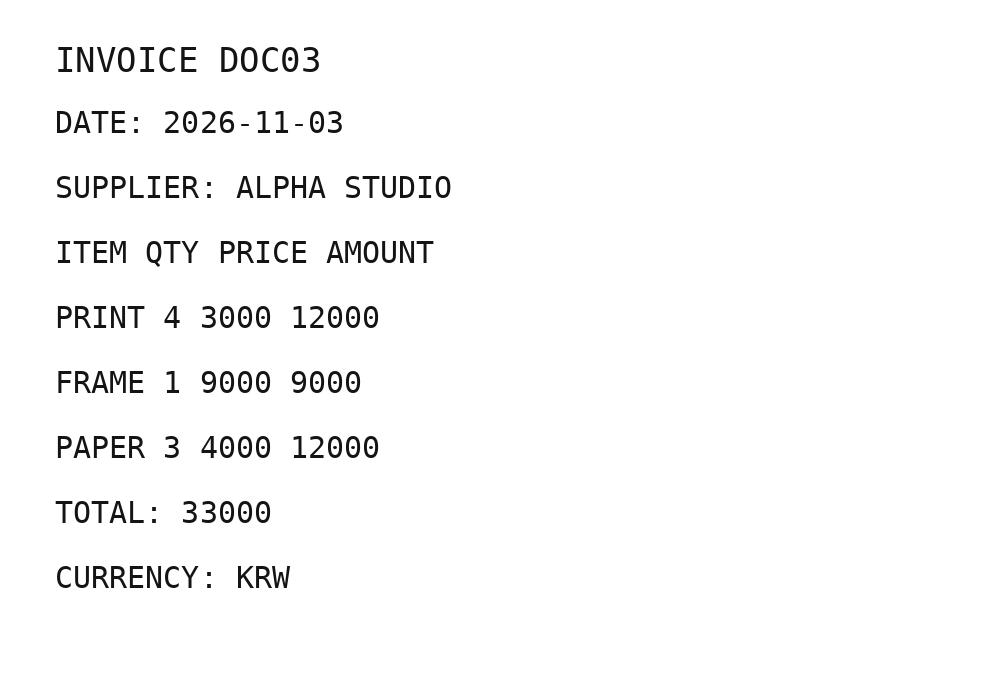
#> input picture examples/ocr/data/doc03.png, 1000 x 700 px, found by its file name; the run also reads 1 picture not shown here
$ python io_day16.py
#> lines starting #> are read from the running program, lines starting #| are printed output that depends on the picture; after the words box and inside, x2 and y2 are one past the last pixel; in counts of white or black regions, pixels touching at a corner belong together
"""Day16 명령어 사전의 '입력 → 출력' 상자를 실제 실행 결과로 만든다.

데이터: 수업 자료 C:/practice_assignment/20261109/02_intermediate/data (합성 영어 청구서 doc01~05,
perspective.png · shadow.png · lowres.png, lesson.json)를 임시 폴더에 복사해서 읽기만 한다.
이 PC에는 Tesseract 프로그램 · jiwer · transformers · onnx · TensorRT(trtexec)가 없다.
 - image_to_data: 실제 호출은 TesseractNotFoundError → lesson.json 에 '기록된 실제 Tesseract 5.5.0 결과'
   (단어·conf·bbox)를 DataFrame으로 만들어 강의 코드의 거르기만 실제로 실행한다.
 - jiwer.cer: 같은 정의(편집 거리 ÷ 정답 글자 수)인 강의의 cer() 함수로 대신 계산한다.
 - pipeline / AutoProcessor / torch.onnx.export / trtexec: 실행할 수 없어서 상자를 넣지 않는다.
결과는 cmds/day16.html 각 항목의 첫 코드 블록 바로 뒤에 <div class="io"> 로 넣는다(다시 돌리면 교체).
실행: C:/practice_assignment/.venv/Scripts/python.exe tools/io_day16.py
"""
import html
import json
import re
import shutil
import sys
import tempfile
from dataclasses import dataclass
from datetime import date
from pathlib import Path

import cv2
import numpy as np
import pandas as pd

sys.stdout.reconfigure(encoding="utf-8")
ROOT = Path(__file__).resolve().parents[1]
SRC = Path("C:/practice_assignment/20261109/02_intermediate/data")
TMP = Path(tempfile.mkdtemp())
shutil.copytree(SRC, TMP / "data")
DATA = TMP / "data"
OUT = TMP / "outputs"
OUT.mkdir()
L = json.loads((DATA / "lesson.json").read_text(encoding="utf-8"))
#> (reads examples/ocr/data/lesson.json from the repository)
DOC3 = L["documents"]["doc03"]
OCR3 = DOC3["ocr"]["text"]


def rd(name, flag=cv2.IMREAD_COLOR):
#> called with name = 'doc03.png', flag = 1
    return cv2.imread(str(DATA / name), flag)
#> returned value is the input picture: shape (700, 1000, 3); min 20, max 255, mean 248.8


def pct(mask):
    return f"{mask.mean() * 100:.1f}%"


def err(fn):
    try:
        return repr(fn())
    except Exception as e:  # noqa: BLE001 — 실제로 난 예외를 그대로 보여 준다
        msg = str(e)
        m = re.search(r"\(-\d+:[^)]*\)[^\n]*", msg)          # OpenCV 에러는 긴 경로 대신 핵심 줄만
        return f"{type(e).__name__}: {(m.group(0) if m else msg.splitlines()[0])[:110]}"


IO = {}

# 1. imread / cvtColor
image = rd("doc03.png")
gray = cv2.cvtColor(image, cv2.COLOR_BGR2GRAY)
IO["d16-cv2-imread"] = ("예제 청구서 data/doc03.png", [
    ('image = cv2.imread("doc03.png", cv2.IMREAD_COLOR)', f"image.shape → {image.shape}", "(H, W, 3) — 세로 700 · 가로 1000 · BGR"),
    ("cv2.cvtColor(image, cv2.COLOR_BGR2GRAY).shape", repr(gray.shape), "채널 축이 사라짐"),
    ('cv2.imread("doc03.png", cv2.IMREAD_GRAYSCALE).shape', repr(rd("doc03.png", cv2.IMREAD_GRAYSCALE).shape), "처음부터 1채널로 읽기"),
    ('cv2.imread("없는파일.png")', repr(cv2.imread(str(DATA / "nofile.png"))), "에러가 아니라 None → 바로 is None 검사"),
    ('cv2.imwrite("outputs/gray.png", gray)', repr(cv2.imwrite(str(OUT / "gray.png"), gray)), "성공하면 True"),
    ('cv2.imwrite("없는폴더/gray.png", gray)', repr(cv2.imwrite(str(OUT / "nodir" / "gray.png"), gray)), "실패해도 예외 없이 False"),
])

# 2. threshold / adaptiveThreshold — 왼쪽이 그림자로 어두운 shadow.png
sh = cv2.cvtColor(rd("shadow.png"), cv2.COLOR_BGR2GRAY)
#> call 3 of rd, with name = 'shadow.png', flag = 1
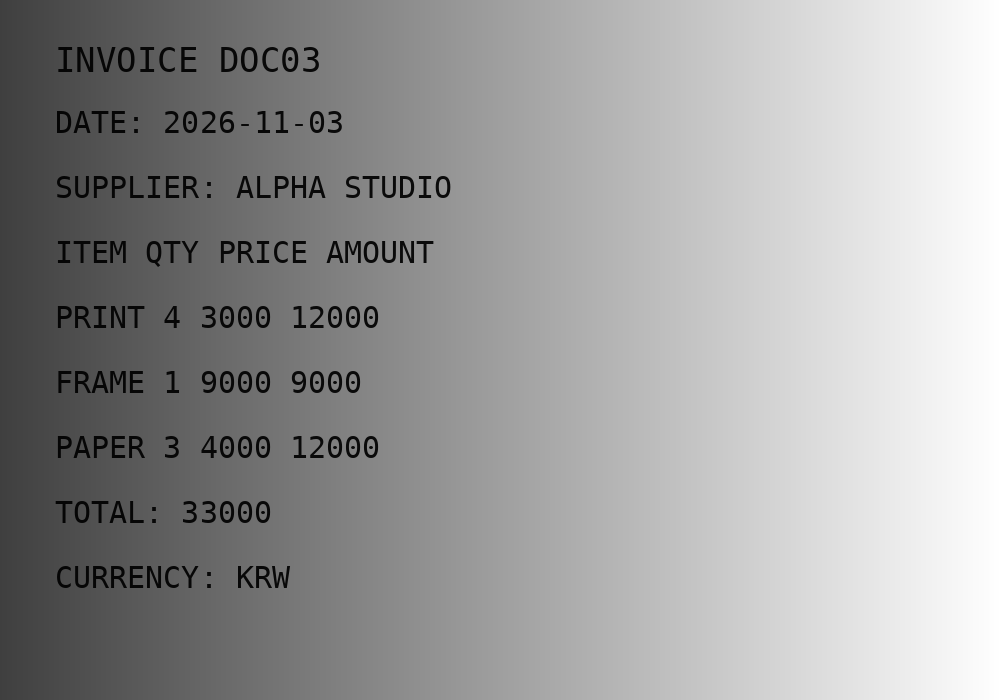
#> input picture examples/ocr/data/shadow.png, 1000 x 700 px, found by its file name
#> in rd, returned value is the input picture: shape (700, 1000, 3); min 5, max 255, mean 156.4
otsu_t, binary = cv2.threshold(sh, 0, 255, cv2.THRESH_BINARY | cv2.THRESH_OTSU)
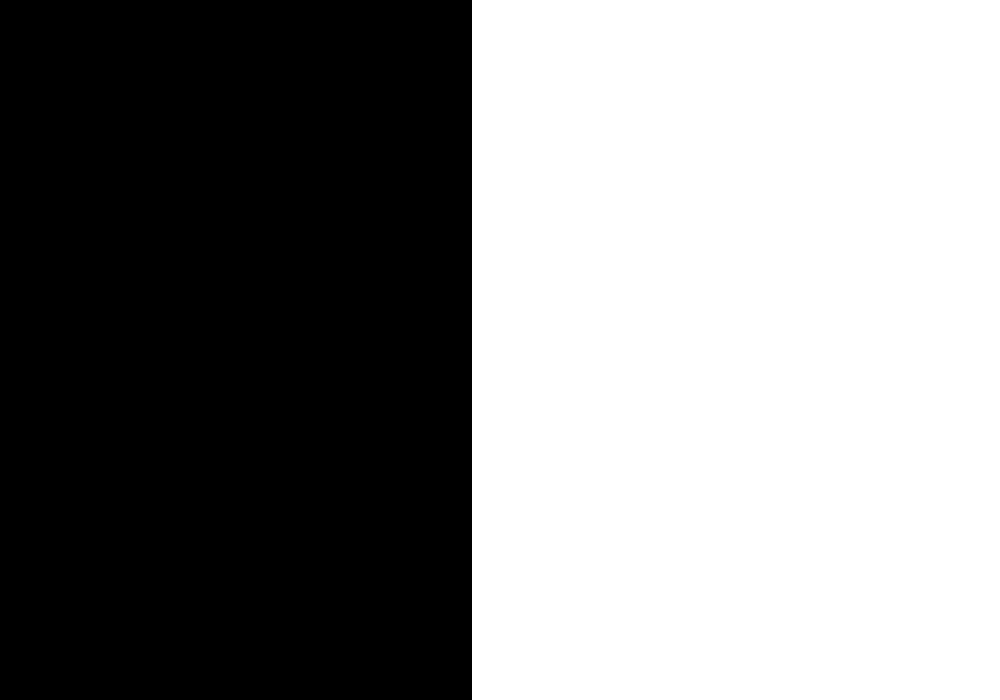
#> binary: shape (700, 1000); 52.8% white; 1 black region, box (x1, y1, x2, y2) and area: (0, 0, 472, 700) 330400
#> otsu_t = 153
adaptive = cv2.adaptiveThreshold(sh, 255, cv2.ADAPTIVE_THRESH_GAUSSIAN_C, cv2.THRESH_BINARY, 31, 11)
#> adaptive: shape (700, 1000); 97.3% white; 160 black regions (34 under 20 px), largest, box (x1, y1, x2, y2) and area: (77, 47, 93, 72) 228, (221, 47, 237, 72) 221, (181, 47, 197, 72) 202
_, no_otsu = cv2.threshold(sh, 0, 255, cv2.THRESH_BINARY)
#> no_otsu: shape (700, 1000); every value is 255
left, right = slice(0, 300), slice(700, 1000)
IO["d16-cv2-threshold"] = ("data/shadow.png (왼쪽으로 갈수록 그림자로 어두운 청구서) — 검은색(0)이 된 칸 비율", [
    ("gray 평균 밝기: 왼쪽 300px / 오른쪽 300px", f"{sh[:, left].mean():.0f} / {sh[:, right].mean():.0f}", "같은 흰 종이인데 왼쪽이 훨씬 어두움"),
    ("otsu_t  (THRESH_BINARY | THRESH_OTSU)", f"{otsu_t:g}", "0을 넣었지만 Otsu가 고른 기준이 돌아옴"),
    ("binary(Otsu) 검은 칸: 왼쪽 / 오른쪽", f"{pct(binary[:, left] == 0)} / {pct(binary[:, right] == 0)}",
     "기준 하나라 그림자 쪽은 종이까지 통째로 검게 → 글자가 묻힘"),
    ("adaptive(31, 11) 검은 칸: 왼쪽 / 오른쪽", f"{pct(adaptive[:, left] == 0)} / {pct(adaptive[:, right] == 0)}",
     "칸마다 주변 평균을 기준으로 → 그림자 속에서도 글자만 검게"),
    ("OTSU 없이 threshold(gray, 0, 255, BINARY) 검은 칸", pct(no_otsu == 0), "0이 진짜 기준이 돼서 전부 흰색"),
])

# 3. getPerspectiveTransform / warpPerspective — lesson.json 의 모서리
photo = rd("perspective.png")
#> call 4 of rd, with name = 'perspective.png', flag = 1
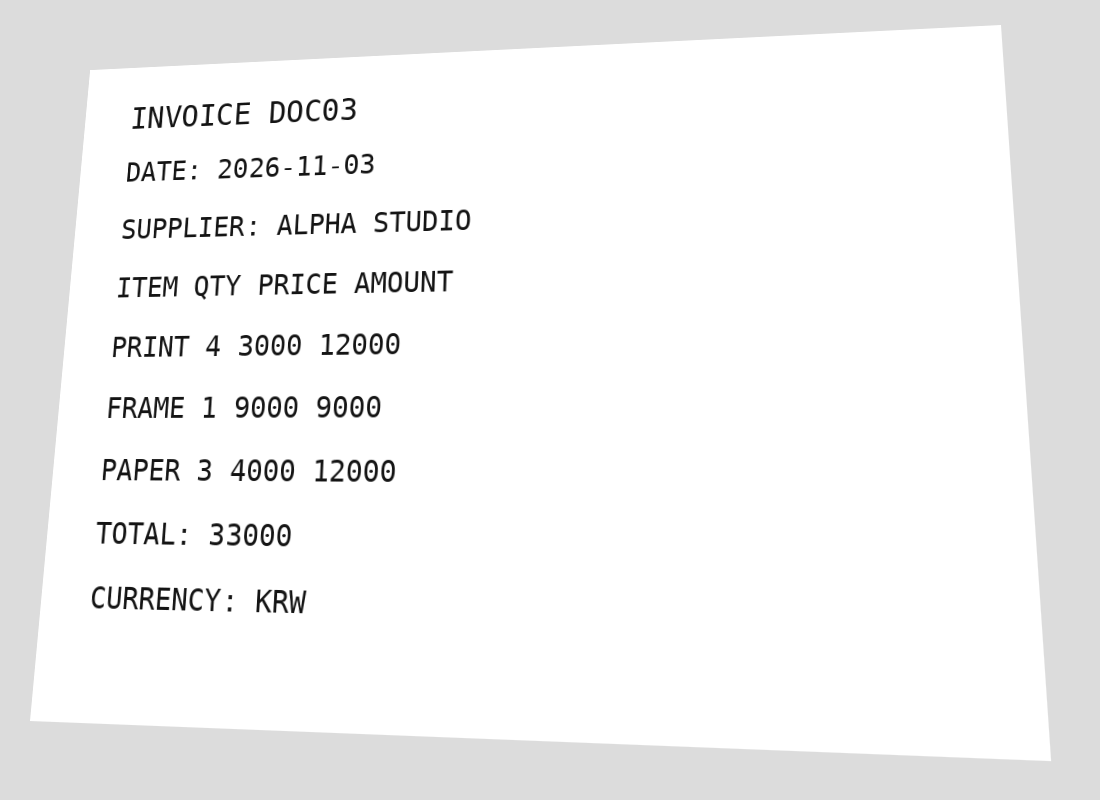
#> input picture examples/ocr/data/perspective.png, 1100 x 800 px, found by its file name
#> in rd, returned value is the input picture: shape (800, 1100, 3); min 20, max 255, mean 242.6
corners = np.float32(L["perspective"]["corners"])
dst = np.float32([[0, 0], [999, 0], [999, 699], [0, 699]])
M = cv2.getPerspectiveTransform(corners, dst)
warped = cv2.warpPerspective(photo, M, (1000, 700), flags=cv2.INTER_LINEAR,
                             borderMode=cv2.BORDER_CONSTANT, borderValue=(255, 255, 255))


def diff(a):
    return f"{np.abs(a.astype(int) - image.astype(int)).mean():.2f}"


rolled = cv2.warpPerspective(photo, cv2.getPerspectiveTransform(np.roll(corners, 1, axis=0), dst), (1000, 700),
                             borderValue=(255, 255, 255))
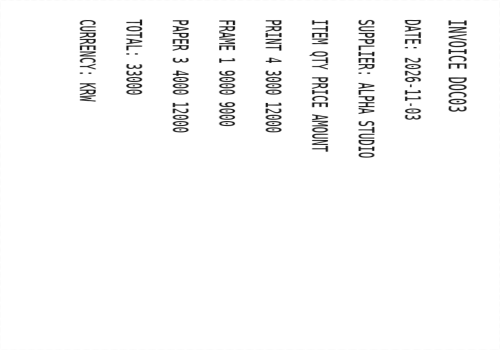
#> rolled: shape (700, 1000, 3) (shown at 1/2 size); min 20, max 255, mean 248.8
swap = corners[[0, 3, 2, 1]]
swapped = cv2.warpPerspective(photo, cv2.getPerspectiveTransform(swap, dst), (1000, 700), borderValue=(255, 255, 255))
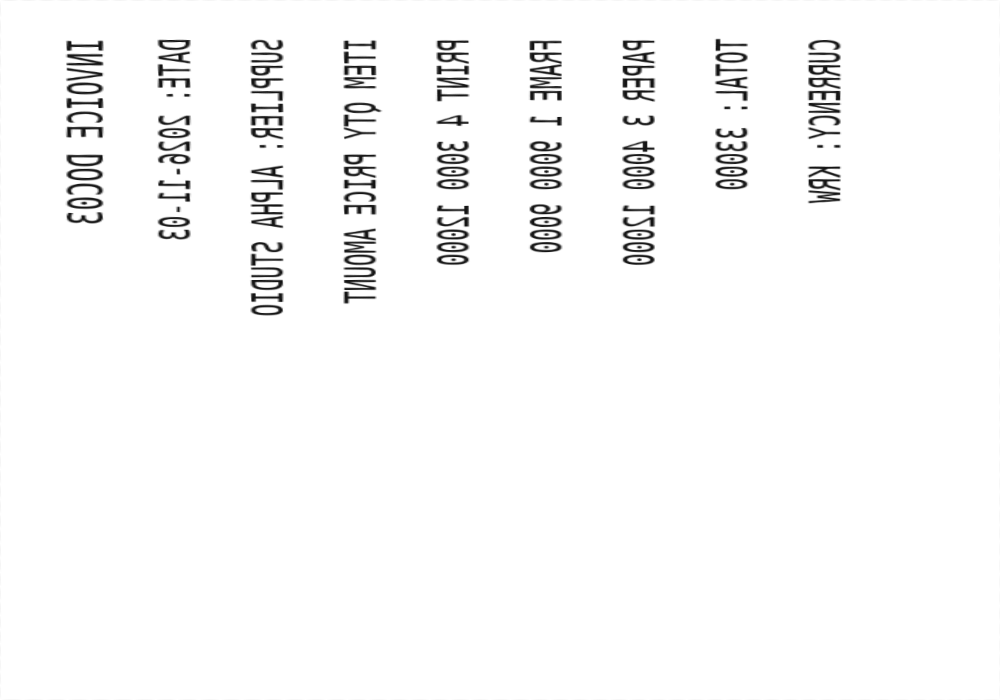
#> swapped: shape (700, 1000, 3); min 20, max 255, mean 248.8
squashed = cv2.warpPerspective(photo, M, (700, 1000), borderValue=(255, 255, 255))
IO["d16-cv2-getperspectivetransform"] = (
    f"data/perspective.png {photo.shape} · lesson.json 모서리 {L['perspective']['corners']} → 정면 doc03.png와 비교(평균 픽셀 차, 작을수록 같음)", [
        ("M = cv2.getPerspectiveTransform(src, dst)", repr(np.round(M, 3).tolist()), "3×3 행렬 — 마지막 칸은 1로 고정"),
        ("warpPerspective(photo, M, (1000, 700)).shape", repr(warped.shape), "dsize는 (W, H) → shape는 (700, 1000, 3)"),
        ("보정본 vs 정면 원본 doc03.png 평균 차", diff(warped), "거의 같음 — 펴기 성공"),
        ("모서리 순서를 한 칸 밀었을 때 평균 차", diff(rolled), "문서가 90° 돌아가며 찌그러짐"),
        ("2번 ↔ 4번 모서리를 맞바꿨을 때 평균 차", diff(swapped), "대각선으로 뒤집힌(가로·세로가 바뀐) 문서"),
        ("dsize를 (700, 1000)으로 바꿔 넣으면 .shape", repr(squashed.shape), "세로로 긴 캔버스 — dst(999, 699)와 안 맞음"),
        ("그 캔버스의 아래 300줄 중 흰 칸 비율", pct(squashed[700:] == 255),
         "문서는 위 700줄에만(오른쪽 300px는 잘림), 아래엔 원본 사진의 문서 밖 배경이 딸려 옴"),
    ])

# 4. perspectiveTransform / resize
tok = next(t for t in DOC3["ocr"]["tokens"] if t["text"] == "TOTAL:")
pt = np.float32([[[tok["bbox"][0], tok["bbox"][1]]]])
back = cv2.perspectiveTransform(pt, np.linalg.inv(M))
again = cv2.perspectiveTransform(back, M)
wrong = cv2.perspectiveTransform(pt, M)
small = rd("lowres.png")
#> (the rest of the program and of its run is left out)
